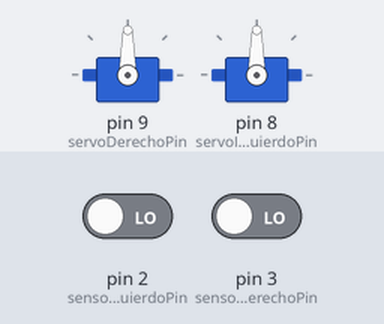
Recording of a sketch running on a simulated Arduino Uno, built with avr-gcc and run on an emulated ATmega328P. Shown: 2 × servo. The test bench sets the inputs (shaded band); at power-on: pin 2 (sensorIzquierdoPin) LOW, pin 3 (sensorDerechoPin) LOW.

Above: at 1.2 s.
1.3 s: pin 2 (sensorIzquierdoPin) driven HIGH
At 2.0 s:
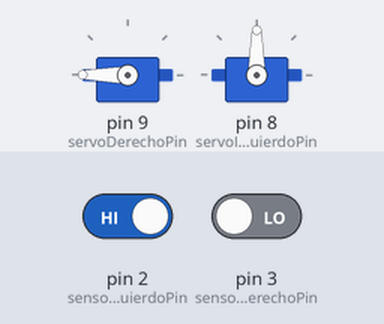
2.8 s: pin 3 (sensorDerechoPin) driven HIGH
At 3.2 s:
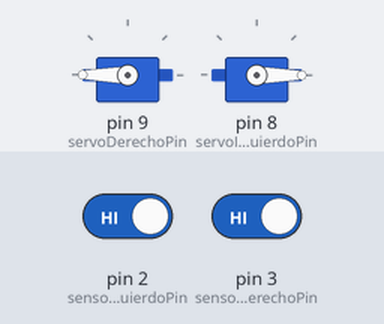
4.3 s: pin 2 (sensorIzquierdoPin) driven LOW
At 5.5 s:
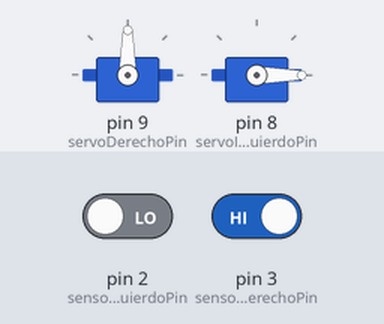
5.8 s: pin 3 (sensorDerechoPin) driven LOW
At 6.6 s:
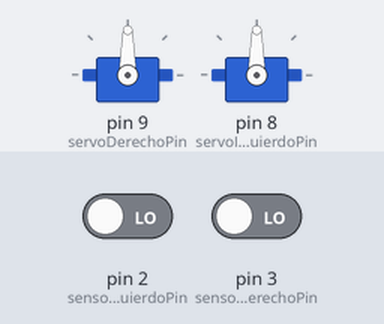
Timing chart, 0 to 8.3 s (numbered marks = the images above; inputs shaded):
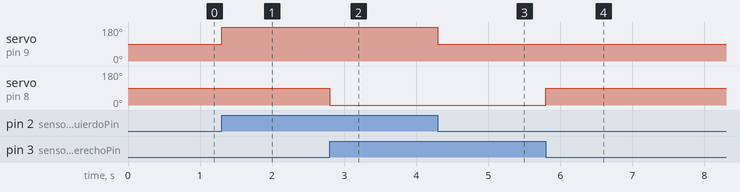

Measured:
- after the input at 1.3 s, servo on pin 9 (servoDerechoPin): 90° → 180° at once
- after the input at 2.8 s, servo on pin 8 (servoIzquierdoPin): 90° → 0° at once
- after the input at 4.3 s, servo on pin 9 (servoDerechoPin): 180° → 90° at once
- after the input at 5.8 s, servo on pin 8 (servoIzquierdoPin): 0° → 90° at once

The sketch:

Ejercicio7.1.ino
```cpp
#include <Servo.h>

Servo servoIzquierdo;
Servo servoDerecho;

// Derecha
const int sensorDerechoPin = 3;
const int servoDerechoPin = 9;
// Izquierda
const int sensorIzquierdoPin = 2;
const int servoIzquierdoPin = 8;

// No detecta ninguna NEGROa:
const int BLANCO = LOW;
// Detecta NEGROa:
const int NEGRO = HIGH;

// Movimientos hacia delante
const int adelanteServoIzquierdo = 0;
const int adelanteServoDerecho = 180;

// Movimientos hacia detrás
const int atrasServoIzquierdo = 180;
const int atrasServoDerecho = 0;

// Parar el robot
const int pararServo = 90;


void setup() {
  pinMode(sensorDerechoPin, INPUT);
  servoDerecho.attach(servoDerechoPin);

  pinMode(sensorIzquierdoPin, INPUT);
  servoIzquierdo.attach(servoIzquierdoPin);

}

void loop() {
  if (getSensorIzquierda() == BLANCO && getSensorDerecha() == NEGRO) {
    girarDerecha();
  }
  else if (getSensorIzquierda() == NEGRO && getSensorDerecha() == BLANCO) {
    girarIzquierda();
  }
  else if (getSensorIzquierda() == NEGRO && getSensorDerecha() == NEGRO) {
    avanzar();
  }
  else {
    pararRobot();
  }
}

/* Hace que el robot pare */
void pararRobot() {
  servoDerecho.write(pararServo);
  servoIzquierdo.write(pararServo);
}

/* Hace que el robot gire hacía la derecha*/
void girarDerecha() {
  servoDerecho.write(pararServo);
  servoIzquierdo.write(adelanteServoIzquierdo);
}

/* Hace que el robot gire hacía la izquierda*/
void girarIzquierda() {
  servoDerecho.write(adelanteServoDerecho);
  servoIzquierdo.write(pararServo);
}

/* Hace que el robot avance hacía delante*/
void avanzar() {
  servoDerecho.write(adelanteServoDerecho);
  servoIzquierdo.write(adelanteServoIzquierdo);
}

/* Devuelve el valor del sensor derecho según si detecta el color negro (linea) o no (blanco)*/
int getSensorDerecha() {
  return digitalRead(sensorDerechoPin);
}

/* Devuelve el valor del sensor izquierdo según si detecta el color negro (linea) o no (blanco)*/
int getSensorIzquierda() {
  return digitalRead(sensorIzquierdoPin);
}
```
